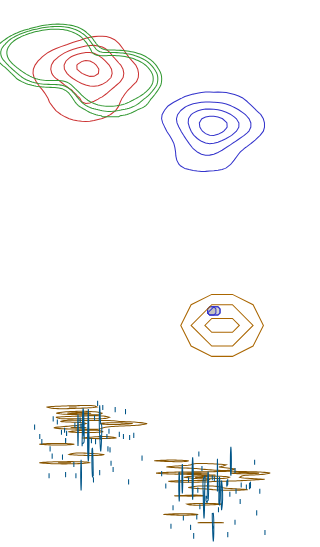

Here is the Vega-Lite specification saved for this chart:
### Vega specification from a JSON file in a GitHub repository (floating-point values rounded to 4 significant figures)
{"$schema": "https://vega.github.io/schema/vega/v6.json", "width": 300, "height": 520, "padding": 5, "autosize": "none", "data": [{"name": "points", "values": [{"g": "a", "px": 80.0, "py": 78.33, "wt": 1}, {"g": "b", "px": 214.5, "py": 111.6, "wt": 2}, {"g": "a", "px": 91.6, "py": 57.74, "wt": 3}, {"g": "b", "px": 179.4, "py": 153.3, "wt": 1}, {"g": "a", "px": 46.87, "py": 48.36, "wt": 2}, {"g": "b", "px": 209.7, "py": 116.0, "wt": 3}, {"g": "a", "px": 132.4, "py": 86.66, "wt": 1}, {"g": "b", "px": 202.4, "py": 106.7, "wt": 2}, {"g": "a", "px": 67.58, "py": 54.64, "wt": 3}, {"g": "b", "px": 182.9, "py": 161.6, "wt": 1}, {"g": "a", "px": 92.61, "py": 65.44, "wt": 2}, {"g": "b", "px": 237.0, "py": 112.6, "wt": 3}, {"g": "a", "px": 84.85, "py": 94.94, "wt": 1}, {"g": "b", "px": 151.2, "py": 101.3, "wt": 2}, {"g": "a", "px": 75.46, "py": 52.06, "wt": 3}, {"g": "b", "px": 209.1, "py": 128.3, "wt": 1}, {"g": "a", "px": 100.9, "py": 60.41, "wt": 2}, {"g": "b", "px": 196.7, "py": 109.6, "wt": 3}, {"g": "a", "px": 42.99, "py": 103.2, "wt": 1}, {"g": "b", "px": 181.1, "py": 95.45, "wt": 2}, {"g": "a", "px": 120.0, "py": 66.67, "wt": 3}, {"g": "b", "px": 206.2, "py": 136.6, "wt": 1}, {"g": "a", "px": 75.2, "py": 54.93, "wt": 2}, {"g": "b", "px": 177.5, "py": 107.2, "wt": 3}, {"g": "a", "px": 73.57, "py": 111.3, "wt": 1}, {"g": "b", "px": 233.1, "py": 114.9, "wt": 2}, {"g": "a", "px": 110.9, "py": 63.85, "wt": 3}, {"g": "b", "px": 172.9, "py": 144.7, "wt": 1}, {"g": "a", "px": 72.78, "py": 49.03, "wt": 2}, {"g": "b", "px": 200.0, "py": 105.3, "wt": 3}, {"g": "a", "px": 101.7, "py": 78.22, "wt": 1}, {"g": "b", "px": 215.4, "py": 109.3, "wt": 2}, {"g": "a", "px": 54.18, "py": 61.56, "wt": 3}, {"g": "b", "px": 160.3, "py": 152.8, "wt": 1}, {"g": "a", "px": 91.34, "py": 42.71, "wt": 2}, {"g": "b", "px": 207.5, "py": 117.3, "wt": 3}, {"g": "a", "px": 84.77, "py": 86.33, "wt": 1}, {"g": "b", "px": 181.4, "py": 103.3, "wt": 2}, {"g": "a", "px": 57.16, "py": 59.81, "wt": 3}, {"g": "b", "px": 215.8, "py": 160.7, "wt": 1}, {"g": "a", "px": 124.4, "py": 64.33, "wt": 2}, {"g": "b", "px": 205.6, "py": 115.2, "wt": 3}, {"g": "a", "px": 73.03, "py": 94.31, "wt": 1}, {"g": "b", "px": 190.9, "py": 96.92, "wt": 2}, {"g": "a", "px": 93.64, "py": 58.61, "wt": 3}, {"g": "b", "px": 227.9, "py": 128.1, "wt": 1}, {"g": "a", "px": 75.89, "py": 58.26, "wt": 2}, {"g": "b", "px": 155.6, "py": 113.6, "wt": 3}, {"g": "a", "px": 58.03, "py": 102.1, "wt": 1}, {"g": "b", "px": 205.7, "py": 90.16, "wt": 2}, {"g": "a", "px": 92.4, "py": 67.99, "wt": 3}, {"g": "b", "px": 192.8, "py": 136.0, "wt": 1}, {"g": "a", "px": 50.05, "py": 51.81, "wt": 2}, {"g": "b", "px": 192.0, "py": 112.5, "wt": 3}, {"g": "a", "px": 119.8, "py": 109.8, "wt": 1}, {"g": "b", "px": 236.0, "py": 113.8, "wt": 2}, {"g": "a", "px": 76.12, "py": 66.53, "wt": 3}, {"g": "b", "px": 185.6, "py": 143.7, "wt": 1}, {"g": "a", "px": 80.04, "py": 44.99, "wt": 2}, {"g": "b", "px": 228.9, "py": 112.0, "wt": 3}, {"g": "a", "px": 99.27, "py": 77.87, "wt": 1}, {"g": "b", "px": 169.0, "py": 107.3, "wt": 2}, {"g": "a", "px": 33.66, "py": 65.62, "wt": 3}, {"g": "b", "px": 201.6, "py": 151.3, "wt": 1}, {"g": "a", "px": 94.98, "py": 37.82, "wt": 2}, {"g": "b", "px": 207.1, "py": 118.7, "wt": 3}, {"g": "a", "px": 55.14, "py": 85.54, "wt": 1}, {"g": "b", "px": 171.5, "py": 100.4, "wt": 2}, {"g": "a", "px": 98.98, "py": 65.27, "wt": 3}, {"g": "b", "px": 251.8, "py": 158.6, "wt": 1}, {"g": "a", "px": 80.79, "py": 63.39, "wt": 2}, {"g": "b", "px": 186.1, "py": 117.9, "wt": 3}, {"g": "a", "px": 66.42, "py": 92.99, "wt": 1}, {"g": "b", "px": 218.2, "py": 93.22, "wt": 2}, {"g": "a", "px": 114.8, "py": 65.47, "wt": 3}, {"g": "b", "px": 195.0, "py": 127.6, "wt": 1}, {"g": "a", "px": 28.17, "py": 56.45, "wt": 2}, {"g": "b", "px": 196.9, "py": 117.7, "wt": 3}, {"g": "a", "px": 91.46, "py": 100.2, "wt": 1}, {"g": "b", "px": 218.6, "py": 85.72, "wt": 2}, {"g": "a", "px": 70.35, "py": 69.37, "wt": 3}, {"g": "b", "px": 162.6, "py": 135.0, "wt": 1}, {"g": "a", "px": 70.44, "py": 49.19, "wt": 2}, {"g": "b", "px": 246.4, "py": 118.1, "wt": 3}, {"g": "a", "px": 85.14, "py": 107.1, "wt": 1}, {"g": "b", "px": 192.2, "py": 113.0, "wt": 2}, {"g": "a", "px": 58.34, "py": 69.31, "wt": 3}, {"g": "b", "px": 200.1, "py": 142.1, "wt": 1}, {"g": "a", "px": 116.2, "py": 41.65, "wt": 2}, {"g": "b", "px": 223.1, "py": 119.0, "wt": 3}, {"g": "a", "px": 43.79, "py": 77.3, "wt": 1}, {"g": "b", "px": 193.4, "py": 105.7, "wt": 2}, {"g": "a", "px": 83.27, "py": 69.8, "wt": 3}, {"g": "b", "px": 222.5, "py": 148.9, "wt": 1}, {"g": "a", "px": 89.5, "py": 33.85, "wt": 2}, {"g": "b", "px": 168.9, "py": 120.1, "wt": 3}, {"g": "a", "px": 45.79, "py": 84.31, "wt": 1}, {"g": "b", "px": 222.2, "py": 98.1, "wt": 2}, {"g": "a", "px": 87.4, "py": 70.86, "wt": 3}, {"g": "b", "px": 201.6, "py": 155.4, "wt": 1}, {"g": "a", "px": 59.07, "py": 62.63, "wt": 2}, {"g": "b", "px": 181.9, "py": 120.7, "wt": 3}, {"g": "a", "px": 102.8, "py": 91.02, "wt": 1}, {"g": "b", "px": 241.8, "py": 90.28, "wt": 2}, {"g": "a", "px": 74.16, "py": 72.47, "wt": 3}, {"g": "b", "px": 192.6, "py": 126.9, "wt": 1}, {"g": "a", "px": 73.75, "py": 55.01, "wt": 2}, {"g": "b", "px": 217.2, "py": 121.9, "wt": 3}, {"g": "a", "px": 104.8, "py": 97.41, "wt": 1}, {"g": "b", "px": 187.9, "py": 82.24, "wt": 2}, {"g": "a", "px": 35.07, "py": 70.77, "wt": 3}, {"g": "b", "px": 188.9, "py": 133.5, "wt": 1}, {"g": "a", "px": 86.64, "py": 47.17, "wt": 2}, {"g": "b", "px": 210.3, "py": 123.7, "wt": 3}, {"g": "a", "px": 68.33, "py": 103.4, "wt": 1}, {"g": "b", "px": 171.1, "py": 112.3, "wt": 2}, {"g": "a", "px": 80.13, "py": 72.1, "wt": 3}, {"g": "b", "px": 243.4, "py": 139.8, "wt": 1}, {"g": "a", "px": 106.9, "py": 39.12, "wt": 2}, {"g": "b", "px": 194.8, "py": 126.0, "wt": 3}]}, {"name": "density", "source": "points", "transform": [{"type": "kde2d", "groupby": ["g"], "size": [300, 170], "x": {"expr": "datum.px"}, "y": {"expr": "datum.py"}, "bandwidth": [14, 10], "cellSize": 4, "counts": false}]}, {"name": "bw_auto", "source": "points", "transform": [{"type": "kde2d", "size": [300, 170], "x": "px", "y": "py", "weight": "wt", "counts": true, "as": "raster"}]}, {"name": "bw_x_only", "source": "points", "transform": [{"type": "kde2d", "size": [300, 170], "x": "px", "y": "py", "bandwidth": [14, 0], "cellSize": 2}]}, {"name": "bw_y_only", "source": "points", "transform": [{"type": "kde2d", "size": [300, 170], "x": "px", "y": "py", "bandwidth": [0, 10], "cellSize": 1}]}, {"name": "iso_indep", "source": "density", "transform": [{"type": "isocontour", "field": "grid", "levels": 4, "nice": true}]}, {"name": "iso_shared", "source": "density", "transform": [{"type": "isocontour", "field": "grid", "levels": 3, "resolve": "shared", "zero": false, "smooth": false}]}, {"name": "iso_thr", "source": "bw_auto", "transform": [{"type": "isocontour", "field": "raster", "thresholds": [0.0005, 0.001, 0.002], "scale": {"expr": "2"}, "translate": [3, 4], "as": "c"}]}, {"name": "grids", "values": [{"id": "flat", "width": 6, "height": 5, "values": [0, 0, 0, 0, 0, 0, 0, 1, 2, 2, 1, 0, 0, 2, 5, 5, 2, 0, 0, 1, 2, 2, 1, 0, 0, 0, 0, 0, 0, 0]}], "transform": [{"type": "isocontour", "thresholds": [1, 2, 4], "scale": {"expr": "20"}, "as": "contour"}]}, {"name": "iso_x", "source": "bw_x_only", "transform": [{"type": "isocontour", "field": "grid", "levels": 2}]}, {"name": "iso_y", "source": "bw_y_only", "transform": [{"type": "isocontour", "field": "grid", "levels": 2, "zero": false}]}], "marks": [{"type": "path", "from": {"data": "iso_indep"}, "encode": {"update": {"stroke": {"signal": "datum.g == 'a' ? '#c33' : '#33c'"}, "strokeWidth": {"value": 1}}}, "transform": [{"type": "geopath", "field": "datum.contour"}]}, {"type": "path", "from": {"data": "iso_shared"}, "encode": {"update": {"y": {"value": 180}, "stroke": {"signal": "datum.g == 'a' ? '#c33' : '#33c'"}, "fillOpacity": {"value": 0.2}, "fill": {"value": "gray"}}}, "transform": [{"type": "geopath", "field": "datum.contour"}]}, {"type": "path", "from": {"data": "iso_thr"}, "encode": {"update": {"stroke": {"value": "#393"}, "y": {"value": 10}}}, "transform": [{"type": "geopath", "field": "datum.c"}]}, {"type": "path", "from": {"data": "grids"}, "encode": {"update": {"x": {"value": 150}, "y": {"value": 260}, "stroke": {"value": "#a60"}}}, "transform": [{"type": "geopath", "field": "datum.contour"}]}, {"type": "path", "from": {"data": "iso_x"}, "encode": {"update": {"y": {"value": 340}, "stroke": {"value": "#850"}}}, "transform": [{"type": "geopath", "field": "datum.contour"}]}, {"type": "path", "from": {"data": "iso_y"}, "encode": {"update": {"y": {"value": 340}, "x": {"value": 0}, "stroke": {"value": "#058"}}}, "transform": [{"type": "geopath", "field": "datum.contour"}]}]}
